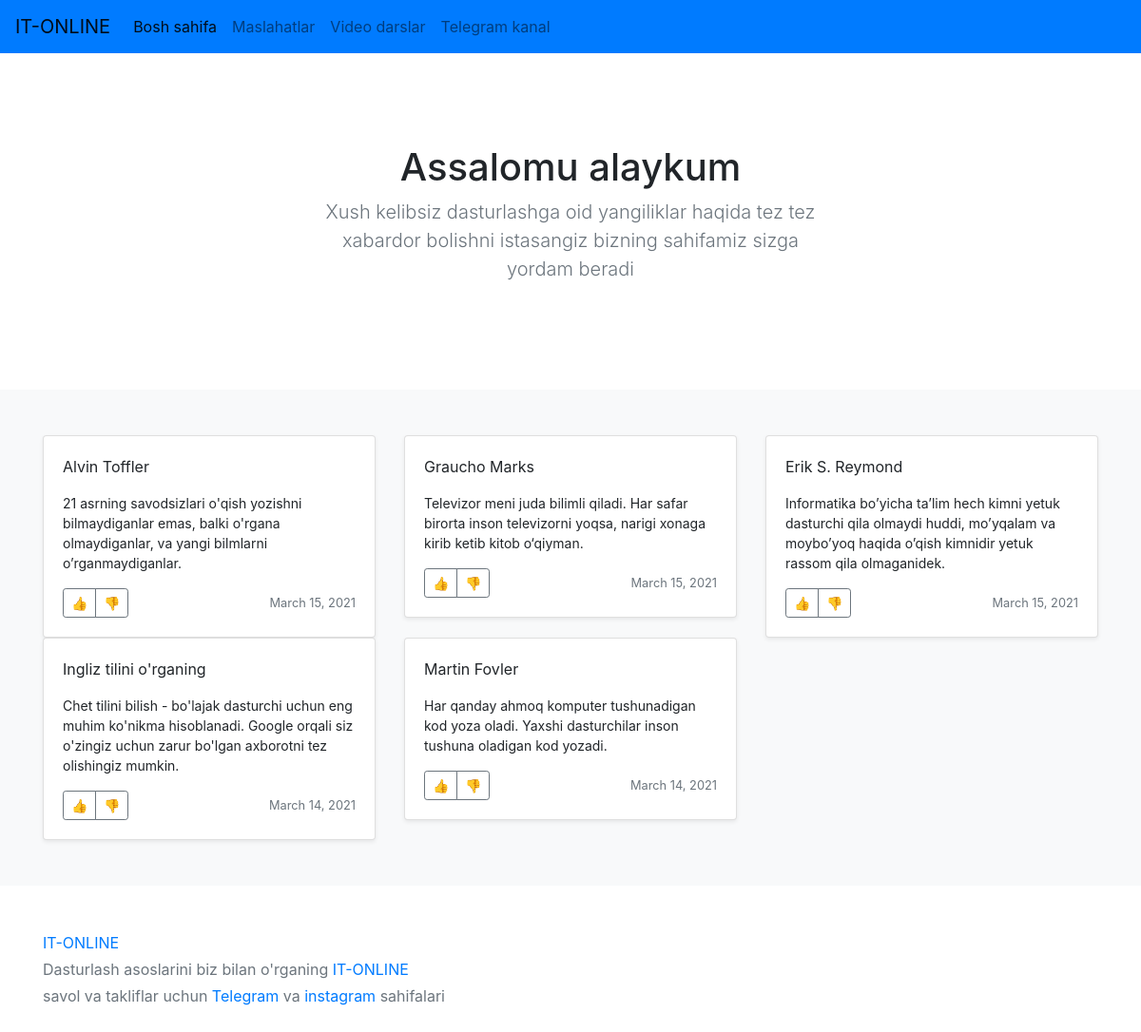
Before: / with the older database file.
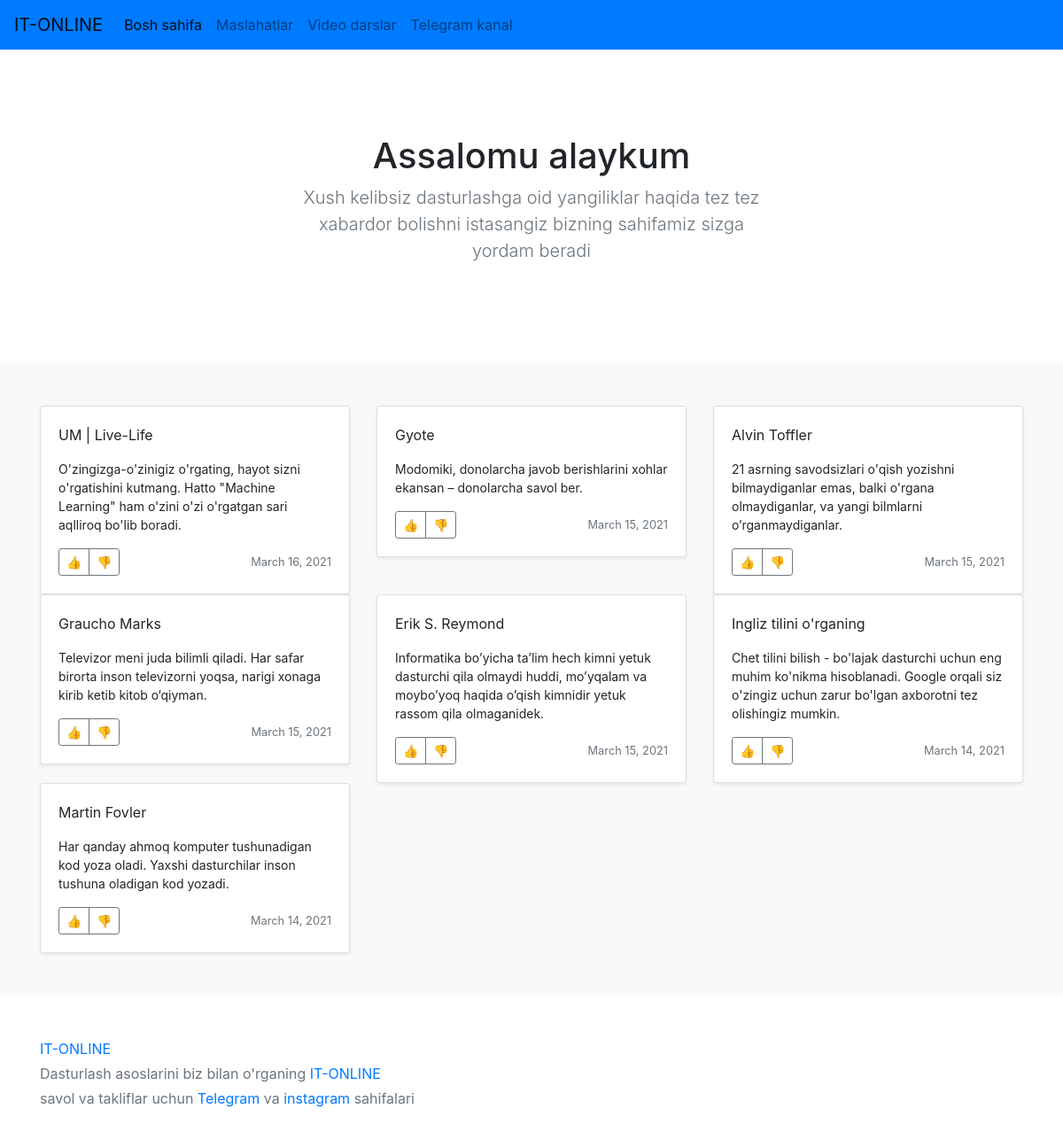
After: the same page with the newer database file.
### bloge_app/models.py (models this page shows, shortened)
class PostYoz(models.Model):
    title = models.CharField(max_length=30)
    description = models.TextField(max_length=160,blank=True)
    finished = models.BooleanField(default=False)
    date = models.DateTimeField(default=datetime.now,blank=True)
    image = models.CharField(max_length=400,default="https://media-exp1.licdn.com/dms/image/C561BAQGQ6dIcBhfqaw/company-background_10000/0/1526873579149?e=2159024400&v=beta&t=_2aB5pycriIFXMGz_KbKNumpcy28CgpnzC5cq-Iw81w")

### bloge_app/views.py (the view)
# urls.py: path('',views.index1),
def index1(request):
    post_list = PostYoz.objects.all()
    return render(request,"blog_fayllari/index.html",{"blog_list":post_list[::-1]})

### templates/blog_fayllari/index.html (shortened to what this page needs)
{%extends "blog_fayllari/base.html"%}
{%block kirish%}
<section class="py-5 text-center container">
  <div class="row py-lg-5">
    <div class="col-lg-6 col-md-8 mx-auto">
      <h1 class="fw-light">Assalomu alaykum</h1>
      <p class="lead text-muted"> Xush kelibsiz
        dasturlashga oid yangiliklar haqida tez tez xabardor bolishni istasangiz bizning sahifamiz sizga yordam beradi
      </p>
    </div>
  </div>
</section>
{%endblock kirish%}

### templates/blog_fayllari/base.html (shortened to what this page needs)
<!doctype html>
<html lang="en">
  <head>
    <link rel="stylesheet" href="https://stackpath.bootstrapcdn.com/bootstrap/4.5.2/css/bootstrap.min.css">
  </head>
  <body>
<header>
  <nav class="navbar navbar-expand-lg navbar-light bg-primary">
    <a class="navbar-brand" href="#">IT-ONLINE</a>
    <div class="collapse navbar-collapse" id="navbarNavDropdown">
      <ul class="navbar-nav">
        <li class="nav-item active">
          <a class="nav-link" href="/">Bosh sahifa<span class="sr-only">(current)</span></a>
        </li>
        <li class="nav-item">
          <a class="nav-link" href="/qalesan"> Maslahatlar </a>
        </li>
        <li class="nav-item">
          <a class="nav-link" href="/video">Video darslar</a>
        </li>
        <li class="nav-item dropdown">
          <a class="nav-link " href="https://t.me/Web_dasturchi1" id="navbarDropdownMenuLink" data-toggle="dropdown" aria-haspopup="true" aria-expanded="false">
            Telegram kanal
          </a>
        </li>
      </ul>
    </div>
  </nav>
</header>
{%block kirish%}
{%endblock kirish%}
<div class="album py-5 bg-light">
  <div class="container">
<div class="row row-cols-1 row-cols-sm-2 row-cols-md-3 g-3">
    {%for post in blog_list%}
      <div class="col">
        <div class="card shadow-sm">
          <div class="card-body">
            <p class="card-text">{{post.title}}</p>
            <p style="font-size: 14px;">
              {{post.description}}
            </p>
            <div class="d-flex justify-content-between align-items-center">
              <div class="btn-group">
                <button type="button" class="btn btn-sm btn-outline-secondary">👍</button>
                <button type="button" class="btn btn-sm btn-outline-secondary">👎</button>
              </div>
              <small class="text-muted">{{post.date.date}}</small>
            </div>
          </div>
        </div>
      </div>
    {%endfor%}
</div>
</div>
</div>
<footer class="text-muted py-5">
  <div class="container">
    <p class="float-end mb-1">
      <a href="#">IT-ONLINE</a>
    </p>
    <p class="mb-1">Dasturlash asoslarini biz bilan o'rganing <a href="#">IT-ONLINE</a> </p>
    <p class="mb-0">savol va takliflar uchun <a href="https://t.me/Web_dasturchi1">Telegram</a> va <a href="https://www.instagram.com/ahror_adhamxojayev/?hl=ru">instagram</a> sahifalari</p>
  </div>
</footer>
  </body>
</html>

Changed rows visible on the page:
added PostYoz: title "UM | Live-Life", description "O'zingizga-o'zinigiz o'rgating, hayot sizni o'rgatishini kutmang. Hatto \"Machine Learning\" ham o'zini o'zi o'rgatgan sari aqlliroq bo'lib boradi.", date "March 16, 2021"
added PostYoz: title "Gyote", description "Modomiki, donolarcha javob berishlarini xohlar ekansan – donolarcha savol ber.", date "March 15, 2021"
